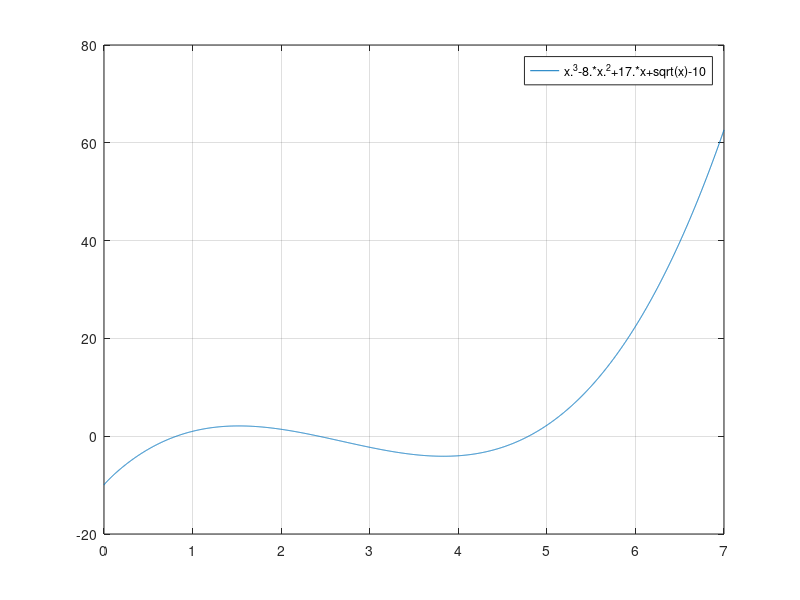

Here is the MATLAB script that generated this plot: (Note: this script raises an error after producing the figure.)
fplot('x^3-8*x^2+17*x+sqrt(x)-10',[0 7])
grid on

x_1=fzero('x^3-8*x^2+17*x+sqrt(x)-10',1);
x_2=fzero('x^3-8*x^2+17*x+sqrt(x)-10',3);
x_3=fzero('x^3-8*x^2+17*x+sqrt(x)-10',5);
fprintf('Positive roots: \n');
fprintf(' x_1: %d \n x_2: %d \n x_3: %d\n',x_1,x_2,x_3);